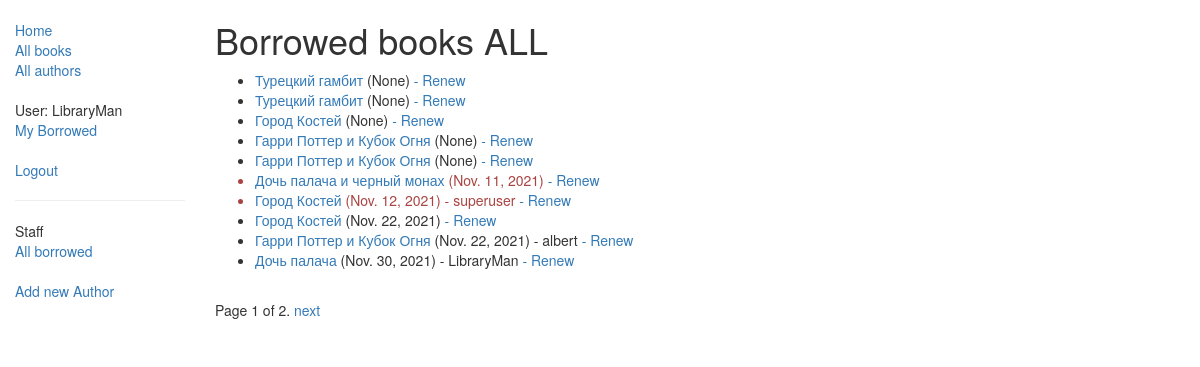
Page /catalog/allbooks/ (signed in) on the committed database.
### catalog/models.py (models this page shows, shortened)
class BookInstance(models.Model):
    id = models.UUIDField(primary_key=True, default=uuid.uuid4, help_text="Unique ID for this particular book across whole library")
    book = models.ForeignKey('Book', on_delete=models.SET_NULL, null=True)
    imprint = models.CharField(max_length=200)
    due_back = models.DateField(null=True, blank=True)
    borrower = models.ForeignKey(User, on_delete=models.SET_NULL, null=True, blank=True)
    LOAN_STATUS = (
        ('m', 'Maintenance'),
        ('o', 'On loan'),
        ('a', 'Available'),
        ('r', 'Reserved'),
    )
    status = models.CharField(max_length=1, choices=LOAN_STATUS, blank=True, default='m', help_text='Book availability')
    class Meta:
        ordering = ["due_back"]
        permissions = (("can_mark_returned", "Set book as returned"),)
    @property
    def is_overdue(self):
        if self.due_back and date.today() > self.due_back:
            return True
        return False

class Book(models.Model):
    title = models.CharField(max_length=200)
    author = models.ForeignKey('Author', on_delete=models.SET_NULL, null=True)
    summary = models.TextField(max_length=1000, help_text="Enter a brief description of the book")
    isbn = models.CharField('ISBN', max_length=13,
                            help_text='13 Character <a href="https://www.isbn-international.org/content/what-isbn">ISBN number</a>')
    genre = models.ManyToManyField(Genre, help_text="Select a genre for this book")
    language = models.ForeignKey('Language', on_delete=models.SET_NULL, null=True)
    def display_genre(self):
        """        Creates a string for the Genre. This is required to display genre in Admin.        """
        return ', '.join([genre.name for genre in self.genre.all()[:3]])
    def display_language(self):
        """        Creates a string for the Language. This is required to display Language in Admin.        """
        return self.language
    display_genre.short_description = 'Genre'
    display_language.short_description = 'Language'

### catalog/views.py (the view)
class LoanedBooksByAllListView(LoginRequiredMixin, generic.ListView):
    model = BookInstance
    template_name = 'catalog/bookinstance_list_borrowed_all.html'
    paginate_by = 10
    def get_queryset(self):
        return BookInstance.objects. \
            filter(status__exact='o'). \
            order_by('due_back')

### catalog/templates/catalog/bookinstance_list_borrowed_all.html
{% extends "base_generic.html" %}
{% if perms.catalog.can_mark_returned %}
    {% block content %}
        <h1>Borrowed books ALL</h1>
        {% if bookinstance_list %}
        <ul>
          {% for bookinst in bookinstance_list %}
            {% if perms.catalog.can_mark_returned %}
              <li class="{% if bookinst.is_overdue %}text-danger{% endif %}">
                <a href="{% url 'book-detail' bookinst.book.pk %}">{{bookinst.book.title}}</a> ({{ bookinst.due_back }})
                  {% if bookinst.borrower != None %} - {{ bookinst.borrower }}   {% endif %}
                <a href="{% url 'renew-book-librarian' bookinst.id %}"> - Renew</a>
              </li>
            {% endif %}
          {% endfor %}
        </ul>
        {% else %}
          <p>There are no books borrowed.</p>
        {% endif %}
    {% endblock %}
{% endif %}

### catalog/templates/base_generic.html (shortened to what this page needs)
<!DOCTYPE html>
<html lang="en">
<head>
  <link rel="stylesheet" href="https://maxcdn.bootstrapcdn.com/bootstrap/3.3.7/css/bootstrap.min.css">
  {% load static %}
  <link rel="stylesheet" href="{% static 'css/styles.css' %}">
</head>
<body>
  <div class="container-fluid">
    <div class="row">
      <div class="col-sm-2">
      {% block sidebar %}
      <ul class="sidebar-nav">
          <li><a href="{% url 'index' %}">Home</a></li>
          <li><a href="{% url 'books' %}">All books</a></li>
          <li><a href="{% url 'authors' %}">All authors</a></li>
      <br>
      {% if user.is_authenticated %}
          <li>User: {{ user.get_username }}</li>
          <li><a href="{% url 'my-borrowed' %}">My Borrowed</a></li>
      <br>
          <li><a href="{% url 'logout'%}?next={{request.path}}">Logout</a></li>
      {% else %}
          <li><a href="{% url 'login'%}?next={{request.path}}">Login</a></li>
     {% endif %}
      </ul>
      {% if user.is_staff %}
          <hr />
          <ul class="sidebar-nav">
          <li>Staff</li>
          {% if perms.catalog.can_mark_returned %}
              <li><a href="{% url 'all-borrowed' %}">All borrowed</a></li>
              <br>
              <li><a href="{% url 'author_create' %}">Add new Author</a></li>
          {% endif %}
          </ul>
      {% endif %}
     {% endblock %}
      </div>
      <div class="col-sm-10 ">
      {% block content %}{% endblock %}
{% block pagination %}
  {% if is_paginated %}
      <div class="pagination">
          <span class="page-links">
              <span class="page-current">
                  Page {{ page_obj.number }} of {{ page_obj.paginator.num_pages }}.
              </span>
              {% if page_obj.has_next %}
                  <a href="{{ request.path }}?page={{ page_obj.next_page_number }}">next</a>
              {% endif %}
          </span>
      </div>
  {% endif %}
{% endblock %}
      </div>
    </div>
  </div>
</body>
</html>

### catalog/static/css/styles.css (style rules this page uses)
.sidebar-nav { margin-top: 20px; padding: 0; list-style: none; }

### rows in the picture
BookInstance: book "Турецкий гамбит", due_back "None"
BookInstance: book "Турецкий гамбит", due_back "None"
BookInstance: book "Город Костей", due_back "None"
BookInstance: book "Гарри Поттер и Кубок Огня", due_back "None"
BookInstance: book "Гарри Поттер и Кубок Огня", due_back "None"
BookInstance: book "Дочь палача и черный монах", due_back "Nov. 11, 2021"
BookInstance: book "Город Костей", due_back "Nov. 12, 2021", borrower "superuser"
BookInstance: book "Город Костей", due_back "Nov. 22, 2021"
BookInstance: book "Гарри Поттер и Кубок Огня", due_back "Nov. 22, 2021", borrower "albert"
BookInstance: book "Дочь палача", due_back "Nov. 30, 2021", borrower "LibraryMan"

### other values in the picture
{{ user.get_username }} "LibraryMan"
{{ page_obj.number }} "1"
{{ page_obj.paginator.num_pages }} "2"
